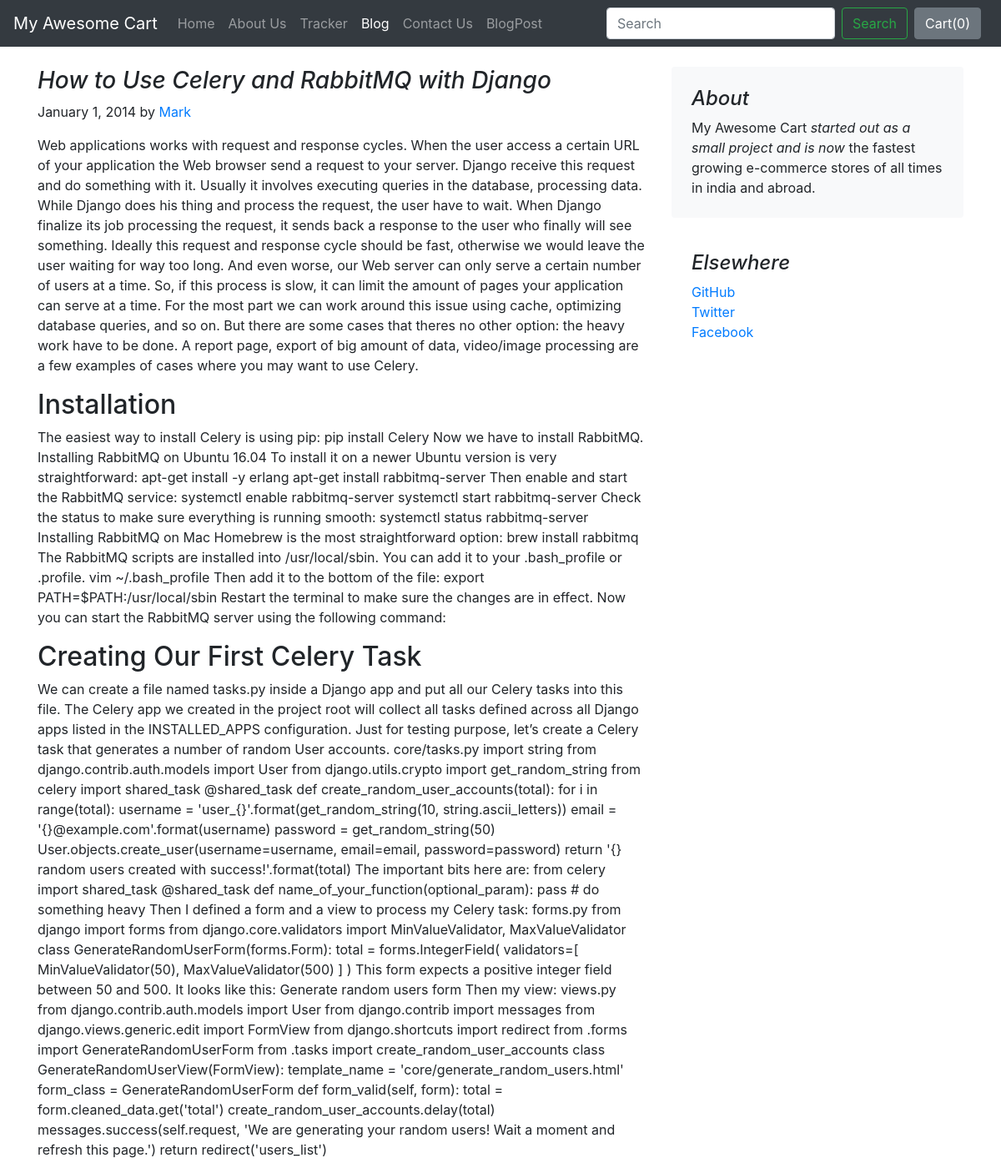
/blog/blogpost/2/, run on the app's committed database.
### blog/models.py (models this page shows, shortened)
class Blogpost(models.Model):
    post_id = models.AutoField(primary_key=True)
    title = models.CharField(max_length=50)
    head0 = models.CharField(max_length=500, default="")
    chead0 = models.CharField(max_length=5000, default="")
    head1 = models.CharField(max_length=500, default="")
    chead1 = models.CharField(max_length=5000, default="")
    head2 = models.CharField(max_length=500, default="")
    chead2 = models.CharField(max_length=5000, default="")
    pub_date = models.DateField()
    thumbnail = models.ImageField(upload_to='shop/images', default="")

### blog/views.py (the view)
# urls.py: url('blogpost/(?P<id>\d+)/',views.blogpost , name= 'blogpost'),
def blogpost(request , id):
    post=Blogpost.objects.filter(post_id=id)[0]
    return render(request , 'blog/blogpost.html',{'post':post})

### blog/templates/blog/blogpost.html (shortened to what this page needs)
{% extends 'blog/basic.html' %}
{% block body %}
<div class="container">
    <div class="row mt-4">
        <div class="col-md-8 blog-main">
            <h3 class="font-italic">
                {{post.title}}
            </h3>
            <div class="blog-post">
                <p class="blog-post-meta">January 1, 2014 by <a href="#">Mark</a></p>
                <p>{{post.chead0}}</p>
                <h2>{{post.head1}}</h2>
                <p>{{post.chead1}}</p>
                <h2>{{post.head2}}</h2>
                <p>{{post.chead2}}</p>
            </div>
        </div>
        <aside class="col-md-4 blog-sidebar">
            <div class="p-4 mb-3 bg-light rounded">
                <h4 class="font-italic">About</h4>
                <p class="mb-0">My Awesome Cart <em>started out as a small project and is now</em> the fastest growing e-commerce stores of all times in india and abroad.</p>
            </div>
            <div class="p-4">
                <h4 class="font-italic">Elsewhere</h4>
                <ol class="list-unstyled">
                    <li><a href="#">GitHub</a></li>
                    <li><a href="#">Twitter</a></li>
                    <li><a href="#">Facebook</a></li>
                </ol>
            </div>
        </aside>
    </div>
</div>
{% endblock %}

### data on the page
Blogpost: title "How to Use Celery and RabbitMQ with Django", chead0 "Web applications works with request and response cycles. When the user access a certain URL of your application the Web browser send a request to your server. Django receive this request and do something with it. Usually it involves executing queries in the database, processing data. While Django does his thing and process the request, the user have to wait. When Django finalize its job processing the request, it sends back a response to the user who finally will see something. Ideally this request and response cycle should be fast, otherwise we would leave the user waiting for way too long. And even worse, our Web server can only serve a certain number of users at a time. So, if this…", head1 "Installation", chead1 "The easiest way to install Celery is using pip: pip install Celery Now we have to install RabbitMQ. Installing RabbitMQ on Ubuntu 16.04 To install it on a newer Ubuntu version is very straightforward: apt-get install -y erlang apt-get install rabbitmq-server Then enable and start the RabbitMQ service: systemctl enable rabbitmq-server systemctl start rabbitmq-server Check the status to make sure everything is running smooth: systemctl status rabbitmq-server Installing RabbitMQ on Mac Homebrew is the most straightforward option: brew install rabbitmq The RabbitMQ scripts are installed into /usr/local/sbin. You can add it to your .bash_profile or .profile. vim ~/.bash_profile Then add it to…", head2 "Creating Our First Celery Task", chead2 "We can create a file named tasks.py inside a Django app and put all our Celery tasks into this file. The Celery app we created in the project root will collect all tasks defined across all Django apps listed in the INSTALLED_APPS configuration. Just for testing purpose, let’s create a Celery task that generates a number of random User accounts. core/tasks.py import string from django.contrib.auth.models import User from django.utils.crypto import get_random_string from celery import shared_task @shared_task def create_random_user_accounts(total): for i in range(total): username = 'user_{}'.format(get_random_string(10, string.ascii_letters)) email = '{}@example.com'.format(username) password…"
